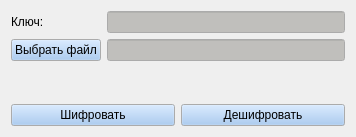
<?xml version="1.0" encoding="UTF-8"?>
<ui version="4.0">
 <class>Widget</class>
 <widget class="QWidget" name="Widget">
  <property name="geometry">
   <rect>
    <x>0</x>
    <y>0</y>
    <width>356</width>
    <height>137</height>
   </rect>
  </property>
  <property name="palette">
   <palette>
    <active>
     <colorrole role="Button">
      <brush brushstyle="SolidPattern">
       <color alpha="255">
        <red>153</red>
        <green>193</green>
        <blue>241</blue>
       </color>
      </brush>
     </colorrole>
     <colorrole role="Base">
      <brush brushstyle="SolidPattern">
       <color alpha="255">
        <red>192</red>
        <green>191</green>
        <blue>188</blue>
       </color>
      </brush>
     </colorrole>
    </active>
    <inactive>
     <colorrole role="Button">
      <brush brushstyle="SolidPattern">
       <color alpha="255">
        <red>153</red>
        <green>193</green>
        <blue>241</blue>
       </color>
      </brush>
     </colorrole>
     <colorrole role="Base">
      <brush brushstyle="SolidPattern">
       <color alpha="255">
        <red>192</red>
        <green>191</green>
        <blue>188</blue>
       </color>
      </brush>
     </colorrole>
    </inactive>
    <disabled>
     <colorrole role="Button">
      <brush brushstyle="SolidPattern">
       <color alpha="255">
        <red>153</red>
        <green>193</green>
        <blue>241</blue>
       </color>
      </brush>
     </colorrole>
     <colorrole role="Base">
      <brush brushstyle="SolidPattern">
       <color alpha="255">
        <red>239</red>
        <green>239</green>
        <blue>239</blue>
       </color>
      </brush>
     </colorrole>
    </disabled>
   </palette>
  </property>
  <property name="windowTitle">
   <string>Rijndael</string>
  </property>
  <layout class="QVBoxLayout" name="verticalLayout">
   <item>
    <layout class="QFormLayout" name="formLayout">
     <item row="0" column="0">
      <widget class="QLabel" name="label">
       <property name="text">
        <string>Ключ:</string>
       </property>
      </widget>
     </item>
     <item row="0" column="1">
      <widget class="QLineEdit" name="lineEdit"/>
     </item>
     <item row="1" column="0">
      <widget class="QPushButton" name="pushButton">
       <property name="text">
        <string>Выбрать файл</string>
       </property>
      </widget>
     </item>
     <item row="1" column="1">
      <widget class="QLineEdit" name="lineEdit_2"/>
     </item>
    </layout>
   </item>
   <item>
    <spacer name="verticalSpacer">
     <property name="orientation">
      <enum>Qt::Vertical</enum>
     </property>
     <property name="sizeHint" stdset="0">
      <size>
       <width>20</width>
       <height>40</height>
      </size>
     </property>
    </spacer>
   </item>
   <item>
    <layout class="QHBoxLayout" name="horizontalLayout_2">
     <item>
      <widget class="QPushButton" name="pushButton_2">
       <property name="text">
        <string>Шифровать</string>
       </property>
      </widget>
     </item>
     <item>
      <widget class="QPushButton" name="pushButton_3">
       <property name="text">
        <string>Дешифровать</string>
       </property>
      </widget>
     </item>
    </layout>
   </item>
  </layout>
 </widget>
 <resources/>
 <connections/>
</ui>
